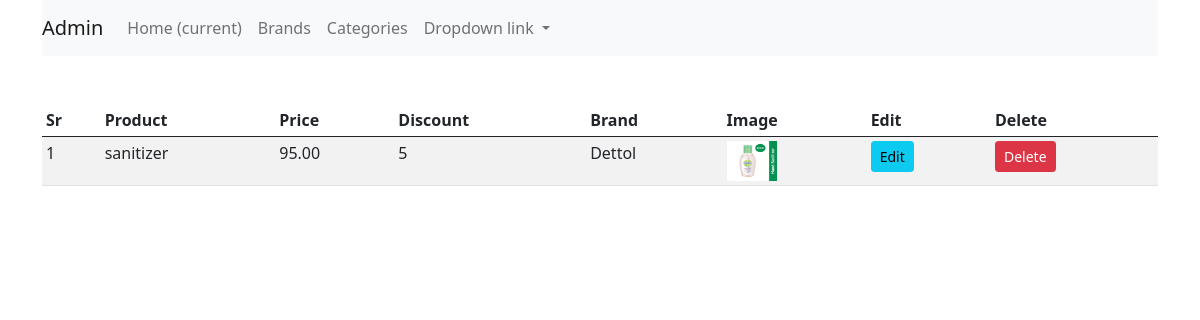
The page /admin (signed in) on the database its author committed.
### shop/products/models.py (models this page shows, shortened)
class Addproduct(db.Model):
    id = db.Column(db.Integer, primary_key=True)
    name = db.Column(db.String(80), nullable=False)
    price = db.Column(db.Numeric(10,2), nullable=False)
    discount = db.Column(db.Integer, default=0)
    stock = db.Column(db.Integer, nullable=False)
    colors = db.Column(db.Text, nullable=False)
    desc = db.Column(db.Text, nullable=False)
    pub_date = db.Column(db.DateTime, nullable=False, default=datetime.utcnow)
    brand_id = db.Column(db.Integer, db.ForeignKey('brand.id'), nullable=False)
    brand = db.relationship('Brand',backref=db.backref('brands', lazy=True))
    category_id = db.Column(db.Integer, db.ForeignKey('category.id'), nullable=False)
    category = db.relationship('Category',backref=db.backref('categories', lazy=True))
    image_1 = db.Column(db.String(150), nullable=False, default='image1.jpg')
    image_2 = db.Column(db.String(150), nullable=False, default='image2.jpg')
    image_3 = db.Column(db.String(150), nullable=False, default='image3.jpg')

class Brand(db.Model):
    id = db.Column(db.Integer, primary_key=True)
    name = db.Column(db.String(30), nullable=False,unique=True)

### shop/admin/routes.py (the view)
@app.route('/admin')
def admin():
    if 'email' not in session:
        flash('Please login first','danger')
        return redirect(url_for('login'))
    products = Addproduct.query.all()
    return render_template('admin/index.html', title='Admin Page',products=products)

### shop/templates/admin/index.html (shortened to what this page needs)
{% extends 'layout.html' %}
{% block content %}
<div class="container">
    <nav class="navbar navbar-expand-lg navbar-light bg-light">
        <a class="navbar-brand" href="#">Admin</a>
        <div class="collapse navbar-collapse" id="navbarNavDropdown">
          <ul class="navbar-nav">
            <li class="nav-item active">
              <a class="nav-link" href="#">Home <span class="sr-only">(current)</span></a>
            </li>
            <li class="nav-item">
              <a class="nav-link" href="/brands">Brands</a>
            </li>
            <li class="nav-item">
              <a class="nav-link" href="/category">Categories</a>
            </li>
            <li class="nav-item dropdown">
              <a class="nav-link dropdown-toggle" href="#" id="navbarDropdownMenuLink" data-toggle="dropdown" aria-haspopup="true" aria-expanded="false">
                Dropdown link
              </a>
            </li>
          </ul>
        </div>
      </nav>
</div>
<div class="container mt-5">
    <table class="table table-sm table-condensed table-striped">
        <thead>
            <th>Sr</th>
            <th>Product</th>
            <th>Price</th>
            <th>Discount</th>
            <th>Brand</th>
            <th>Image</th>
            <th>Edit</th>
            <th>Delete</th>
        </thead>
        <tbody>
          {% for product in products %}
          <tr>
            <td>{{loop.index}}</td>
            <td>{{ product.name }}</td>
            <td>{{ product.price }}</td>
            <td>{{ product.discount }}</td>
            <td>{{ product.brand.name}}</td>
            <td> <img src="{{url_for('static',filename='images/' + product.image_1)}}" alt="{{product.name}}" width="50" height="40"></td>
            <td><a href="{{url_for('updateproduct',id=product.id)}}"class="btn btn-info btn-sm" >Edit</a></td>
            <td><button type="button" class="btn btn-danger btn-sm" data-bs-toggle="modal" data-bs-target="#exampleModal-{{product.id}}">
              Delete
            </button></td>
          </tr>
          {% endfor %}
          </tbody>
         </table>
</div>
{% endblock content %}

### shop/templates/layout.html (shortened to what this page needs)
<!doctype html>
<html lang="en">
<head>
    <link href="https://cdn.jsdelivr.net/npm/bootstrap@5.0.1/dist/css/bootstrap.min.css" rel="stylesheet" >
</head>
<body>
    {% block content %}
    {% endblock content %}
</body>
</html>

### rows shown on the page
Addproduct: name "sanitizer", price "95.00", discount "5", brand.name "Dettol", image_1 (picture)
